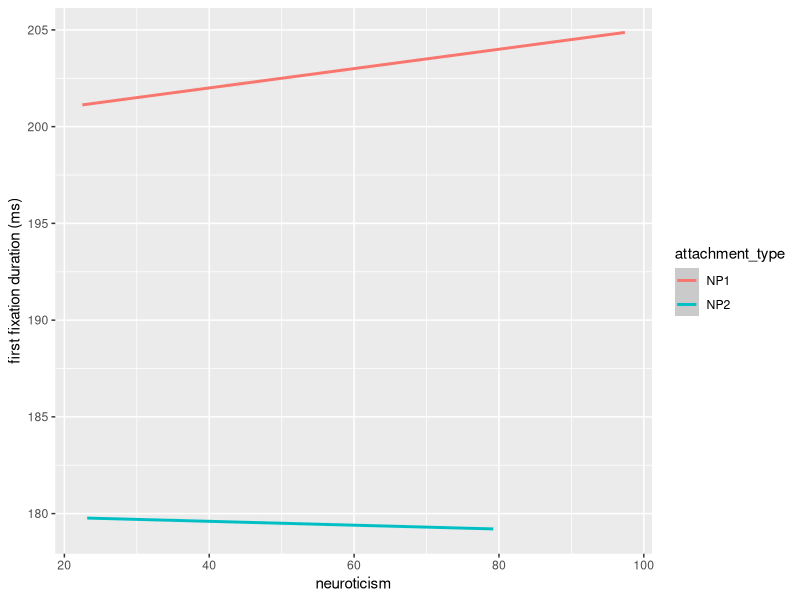

Write the R code that produced this figure.
# simulation of an interaction between neuroticism and attachment type on first fixation duration FFD
# import package
library(tidyverse)
# the simulated data will be stored in a data frame with three columns and 100 rows.
# the first column is attachment type, an alternation between NP1 (0) and NP2 (1), each 50 times.
attachment_type <- rep(c(0,1),50)
# the second column is neuroticism score, simulated by randomly pickup 100 numbers from
# a distribution with the mean of 50 and sd of 15
neuroticism <- rnorm(100, 50, 15)
# sanity check: no value <0 and no value >100
table(neuroticism>100)
table(neuroticism<0)
# simulate FFD using the formula: 
# FFD = beta1 * attachment_type + beta2 * neuroticism + beta3 * attachment_type * neuroticism + error
error <- 200
beta1 <- -20
beta2 <- 0.05
beta3 <- -0.06
first_fixation_duration <- beta1 * attachment_type + beta2 * neuroticism + beta3 * attachment_type * neuroticism + error
# the simulated is stored in a tibble
data <- tibble(first_fixation_duration,attachment_type,neuroticism)
data$attachment_type <- as.factor(data$attachment_type)
# rename the attachment type 
data$attachment_type <- recode(data$attachment_type,
                       "0" = "NP1",
                       "1" = "NP2"
)
head(data)
# build a linear modal
lm(data=data,first_fixation_duration~attachment_type*neuroticism)
# plot the change of FFD with nueroticism by attachment style
ggplot(data=data,mapping = aes(x=neuroticism,y=first_fixation_duration, color=attachment_type))+
  geom_point(alpha=0.01)+
  geom_smooth(method="lm")+
  ylab("first fixation duration (ms)")
